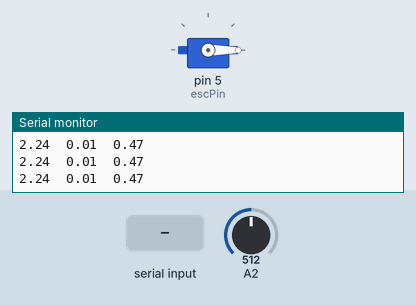
This sketch was run on a simulated Arduino Uno, built with avr-gcc and run on an emulated ATmega328P. Shown: servo, the last lines printed to the serial monitor. The test bench sets the inputs (shaded band); at power-on: A2 = 512.

Above: at 1.2 s.
1.3 s: "90,45\n" received over Serial
At 1.9 s:
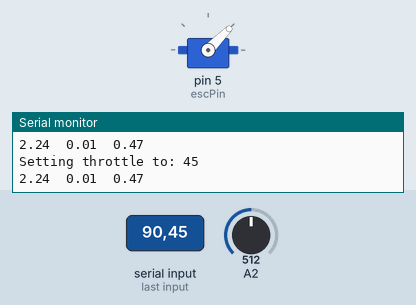
3.5 s: "30,150\n" received over Serial
At 4.1 s:
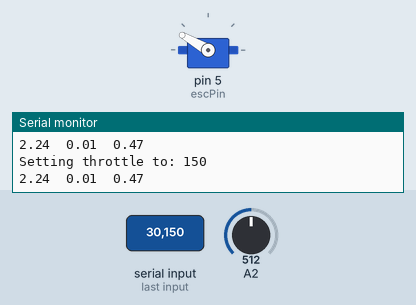
5.7 s: "200\n" received over Serial
At 6.2 s:
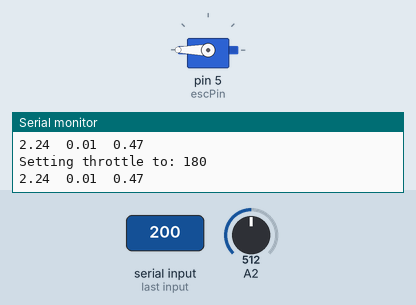
Timing chart, 0 to 8.7 s (numbered marks = the images above; inputs shaded):
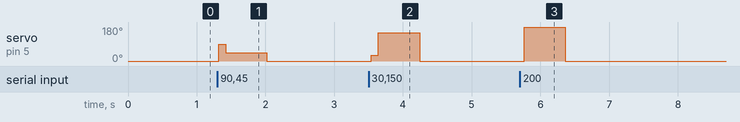

The sketch:

brushless_motor_control_2_.ino
```cpp
#include <Servo.h>

Servo esc;

int escPin = 5;
int stopPulseRate = 1500;
int minPulseRate = 900;
int maxPulseRate = 2000;
int throttleChangeDelay = 0;

void setup() {

  Serial.begin(9600);
  Serial.setTimeout(500);

  // Attach the the servo to the correct pin and set the pulse range
  esc.attach(escPin, minPulseRate, maxPulseRate);
  // Write a minimum value (most ESCs require this correct startup)
  esc.write(0);

}

void loop() {

  // Wait for some input
  if (Serial.available() > 0) {

    // Read the new throttle value
    int throttle = normalizeThrottle( Serial.parseInt() );

    // Print it out
    Serial.print("Setting throttle to: ");
    Serial.println(throttle);

    // Change throttle to the new value
    changeThrottle(throttle);

  }

  float value = analogRead(A2);

  float voltage = ((value*5.0f/1024.0f)-2.49+2.437-0.21);
  float difference = voltage - 2.23f;
  float current = difference / 0.015f;

  Serial.print(voltage); Serial.print('\t');
  Serial.print(difference); Serial.print('\t');
  Serial.println(current);
  delay(100);

}

void changeThrottle(int throttle) {

  // Read the current throttle value
  //int currentThrottle = readThrottle();

  // Are we going up or down?
  //int step = 1;
  //if( throttle < currentThrottle )
  //  step = -1;

  // Slowly move to the new throttle value
  /*while( currentThrottle != throttle ) {
    esc.write(currentThrottle + step);
    currentThrottle = readThrottle();
    delay(throttleChangeDelay);
  }*/
  esc.write(throttle);

}

int readThrottle() {
  int throttle = esc.read();

  Serial.print("Current throttle is: ");
  Serial.println(throttle);

  return throttle;
}

// Ensure the throttle value is between 1000 - 2000
int normalizeThrottle(int value) {
  if( value < 0 )
    return 0;
  if( value > 180 )
    return 180;
  return value;
}
```

Measured:
- after the input at 1.3 s, servo on pin 5 (escPin): 0° → 90° at once, → 45° 0.10 s later, → 0° 0.60 s later
- after the input at 3.5 s, servo on pin 5 (escPin): 0° → 30° at once, → 150° 0.10 s later, → 0° 0.60 s later
- after the input at 5.7 s, servo on pin 5 (escPin): 0° → 180° after 0.06 s, → 0° 0.60 s later
